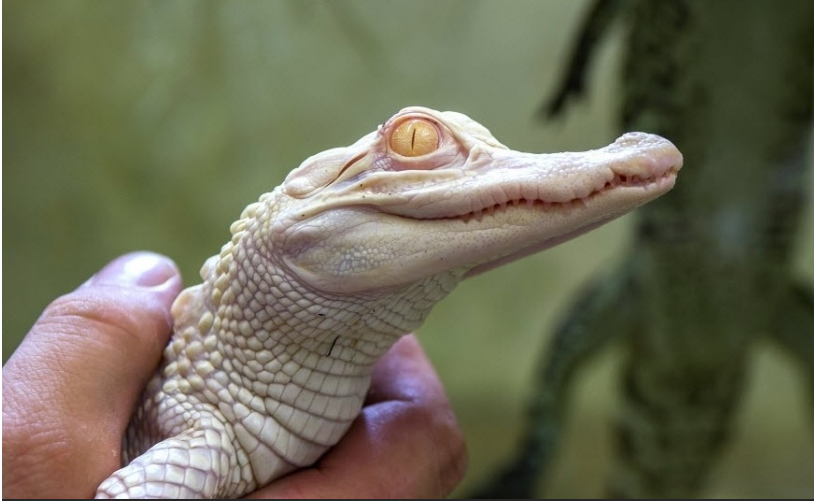
#> input picture Testing Grounds/img1.png, 814 x 501 px
$ jupyter execute 'Basic Img Transform and Functions Testing.ipynb'
#> lines starting #> are read from the running program, lines starting #| are printed output that depends on the picture
### Basic Image Transformations and Functions Testing ###

[cell 1]
import numpy as np
import cv2
import matplotlib.pyplot as plt

#### Affine Transform

[cell 2]
img = cv2.imread('img1.png')
#> img is the input picture: shape (501, 814, 3); mean B, G, R 86, 107.4, 108.9

h, w , c = img.shape
#> h = 501; w = 814; c = 3

pts1 = np.array([[50, 50],
                 [200, 50],
                 [50, 200]], dtype=np.float32)

pts2 = np.array([[10, 100],
                 [200, 50],
                 [100, 250]], dtype=np.float32)

M = cv2.getAffineTransform(pts1, pts2)
dst = cv2.warpAffine(img, M, (w, h))
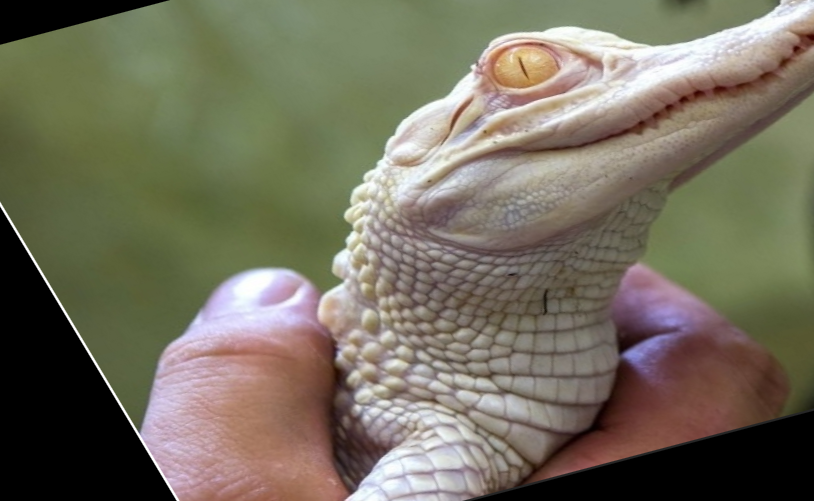
#> dst: shape (501, 814, 3); mean B, G, R 94, 111.3, 116.4

plt.subplot(121)
plt.imshow(img)
plt.title('Input');

plt.subplot(122)
plt.imshow(dst)
plt.title('Output');
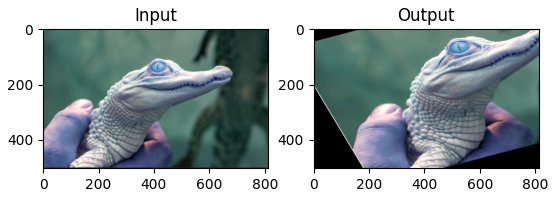
#> figure drawn by matplotlib, 2 panels; B, G, R data is drawn as R, G, B

[cell 3]
h, w , c = img.shape
(cX, cY) = (w // 2, h // 2)
#> cX = 407; cY = 250

M = cv2.getRotationMatrix2D((cX, cY), 45, 1.0)
rotated = cv2.warpAffine(img, M, (w, h))
plt.subplot(121)
plt.imshow(rotated)
plt.title('Rotated of 45 degree');

M = cv2.getRotationMatrix2D((cX, cY), -90, 1.0)
rotated = cv2.warpAffine(img, M, (w, h))
plt.subplot(122)
plt.imshow(rotated)
plt.title('Rotated of -90 degree');
#> figure, not shown here; B, G, R data is drawn as R, G, B

[cell 4]
def affine_transform(img, pts1, pts2):

    h, w , c = img.shape

    M = cv2.getAffineTransform(pts1, pts2)
    output = cv2.warpAffine(img, M, (w, h))

    return output

[cell 5]
def img_translation(img, dx, dy):
    M = np.float32([[1, 0, dx],
                    [0, 1, dy]])

    shifted = cv2.warpAffine(img, M, (0,0))

    return shifted

[cell 6]
def img_rotation(img, angle, pivot, keep_full_img=False):

#> called with angle = 23, pivot = (407, 250), keep_full_img = False
    (h, w) = img.shape[:2]
#> h = 501; w = 814
    (cX, cY) = pivot

    if keep_full_img:

        # Sum 1 to avoid [0,0,0] pixels in the source img
        # because later full black pixels will be taken out
        img = img + 1

        # Create space for keeping full img with stack (4 times img size and move it to the center):
        bboard = np.zeros_like(img)
        dbboard = np.hstack([bboard, bboard])
        stack = np.hstack([img, bboard])
        stack = np.vstack([stack, dbboard])

        # Move it to the center:
        M = np.float32([[1, 0, img.shape[1]//2],
                        [0, 1, img.shape[0]//2]])

        (h, w) = stack.shape[:2]
        (cX, cY) = (stack.shape[1]//2, stack.shape[0]//2)

        img = cv2.warpAffine(stack, M, (0,0))

        # Rotate new img:
        M = cv2.getRotationMatrix2D((cX, cY), angle, 1.0)
        rotated = cv2.warpAffine(img, M, (w, h))

        # Get img region extremes and move desired region to (0,0)
        loc = np.where((rotated != [0,0,0]).all(axis = 2))

        extTop = np.min(loc[0])
        extLeft = np.min(loc[1])

        M = np.float32([[1, 0, -extLeft],
                        [0, 1, -extTop]])

        rotated = cv2.warpAffine(rotated, M, (rotated.shape[1], rotated.shape[0]))

        loc = np.where((rotated != [0,0,0]).all(axis = 2))

        extRight = np.max(loc[0])
        extBot = np.max(loc[1])

        rotated = rotated[:extRight,:extBot,:] -1

    else:
        M = cv2.getRotationMatrix2D((cX, cY), angle, 1.0)
        rotated = cv2.warpAffine(img, M, (w, h))

    return rotated

[cell 7]
rot = img_rotation(img, 23, (img.shape[1]//2, img.shape[0]//2), keep_full_img=False)

plt.subplot(121)
plt.imshow(rot)

rot = img_rotation(img, 23, (200, 40), keep_full_img=True)
#> call 2 of img_rotation, with angle = 23, pivot = (200, 40), keep_full_img = True
#> in img_rotation (call 2), `stack = np.hstack([img, bboard])`:
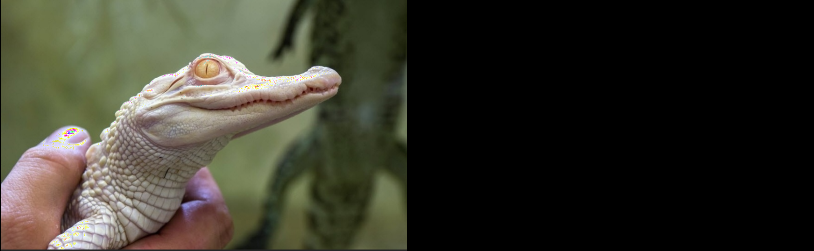
#> stack: shape (501, 1628, 3) (shown at 1/2 size); mean B, G, R 42.9, 53.8, 54.6
#> in img_rotation (call 2), `stack = np.vstack([stack, dbboard])`:
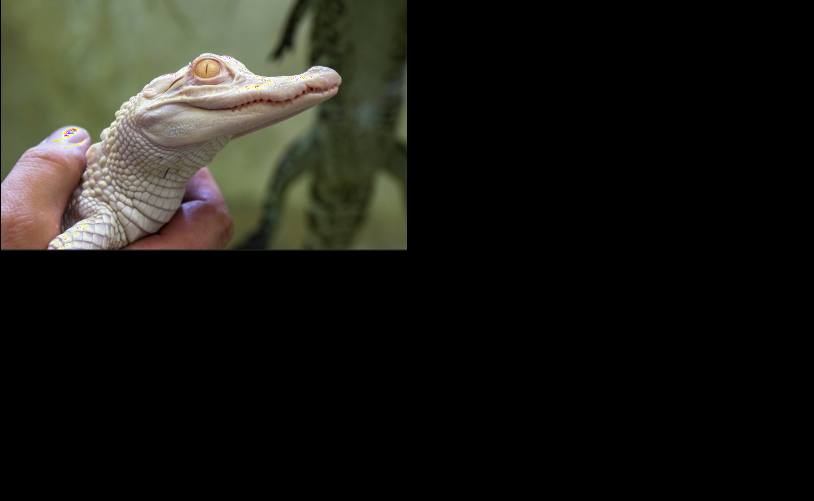
#> stack: shape (1002, 1628, 3) (shown at 1/2 size); mean B, G, R 21.4, 26.9, 27.3
#> in img_rotation (call 2), `img = cv2.warpAffine(stack, M, (0,0))`:
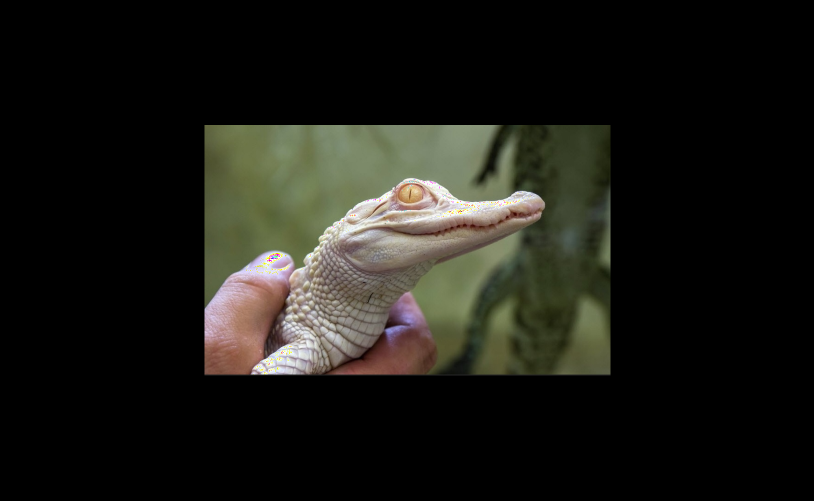
#> img: shape (1002, 1628, 3) (shown at 1/2 size); mean B, G, R 21.4, 26.9, 27.3
#> in img_rotation (call 2), `rotated = cv2.warpAffine(img, M, (w, h))`:
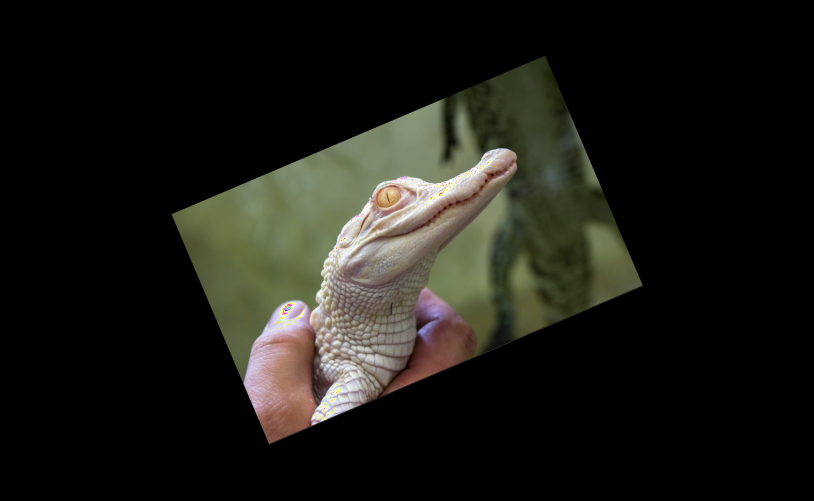
#> rotated: shape (1002, 1628, 3) (shown at 1/2 size); mean B, G, R 21.4, 26.9, 27.3
#> in img_rotation (call 2), `loc = np.where((rotated != [0,0,0]).all(axis = 2))`: loc = 408020 positions, rows 111 to 889, columns 342 to 1286
#> in img_rotation (call 2), `extTop = np.min(loc[0])`: extTop = 111
#> in img_rotation (call 2), `extLeft = np.min(loc[1])`: extLeft = 342
#> in img_rotation (call 2), `M = np.float32([[1, 0, -extLeft], [0, 1, -extTop]])`: M = [[1, 0, -342], [0, 1, -111]]
#> in img_rotation (call 2), `rotated = cv2.warpAffine(rotated, M, (rotated.shape[1], rotated.shape[..`:
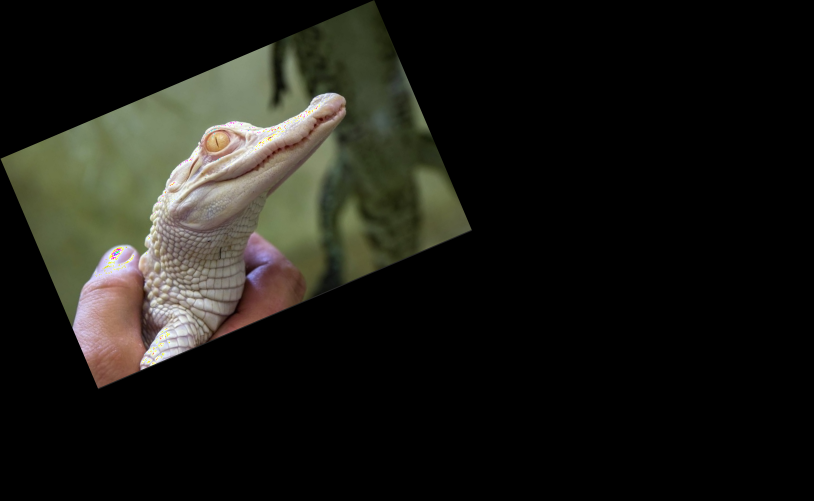
#> rotated: shape (1002, 1628, 3) (shown at 1/2 size); mean B, G, R 21.4, 26.9, 27.3
#> in img_rotation (call 2), `loc = np.where((rotated != [0,0,0]).all(axis = 2))`: loc = 408020 positions, rows 0 to 778, columns 0 to 944
#> in img_rotation (call 2), `extRight = np.max(loc[0])`: extRight = 778
#> in img_rotation (call 2), `extBot = np.max(loc[1])`: extBot = 944
#> in img_rotation (call 2), `rotated = rotated[:extRight,:extBot,:] -1`:
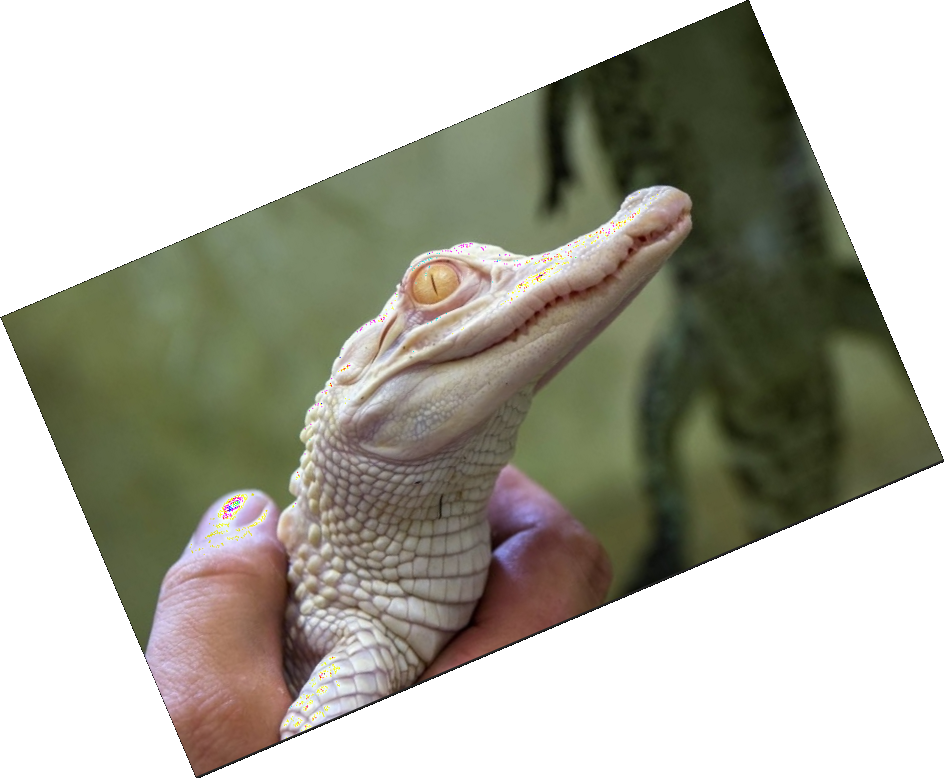
#> rotated: shape (778, 944, 3); mean B, G, R 160.4, 172.5, 173.4
plt.subplot(122)
plt.imshow(rot)

rot = img_rotation(img, 23, (0, 0), keep_full_img=True)
plt.subplot(122)
plt.imshow(rot)
#> figure, not shown here; B, G, R data is drawn as R, G, B

[cell 8]
shift = img_translation(img.copy(), 100, -100)
#> in img_translation, `shifted = cv2.warpAffine(img, M, (0,0))`:
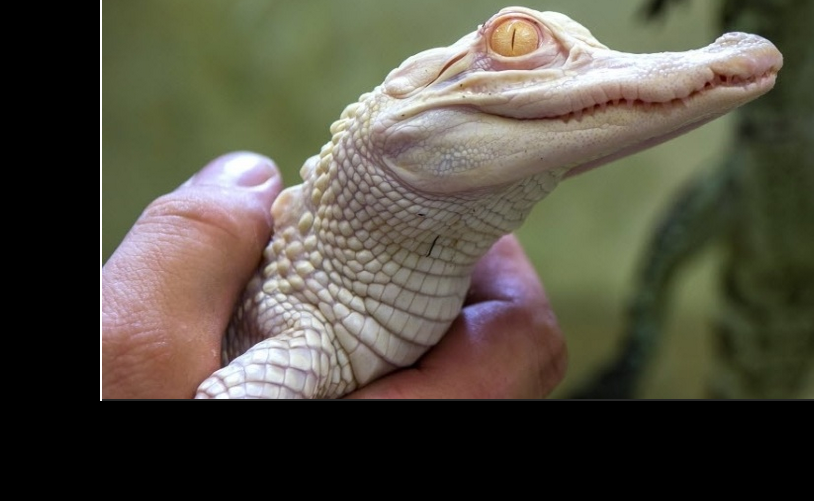
#> shifted: shape (501, 814, 3); mean of channels 0, 1, 2 66.3, 79.2, 83.4; drawn as B, G, R
plt.subplot(122)
plt.imshow(shift)

shift = img_translation(img.copy(), 100, 100)
#> call 2 of img_translation, with dx = 100, dy = 100
#> in img_translation (call 2), `shifted = cv2.warpAffine(img, M, (0,0))`:
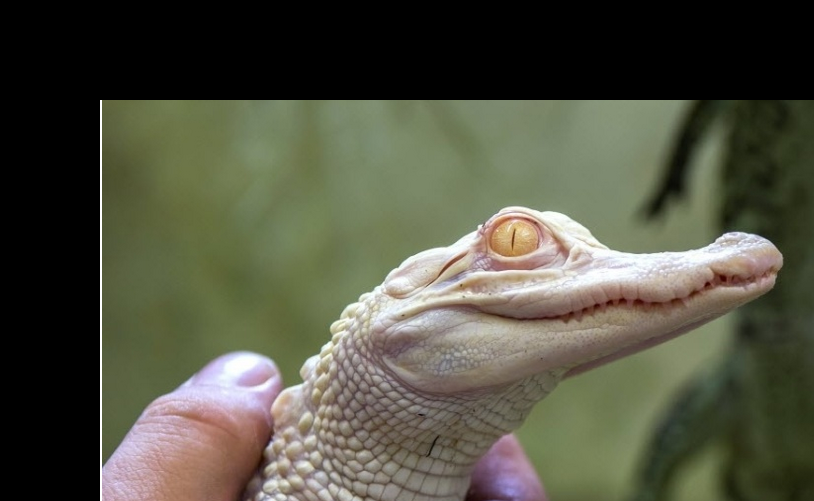
#> shifted: shape (501, 814, 3); mean of channels 0, 1, 2 66.6, 82.7, 82.4; drawn as B, G, R
plt.subplot(121)
plt.imshow(shift)
